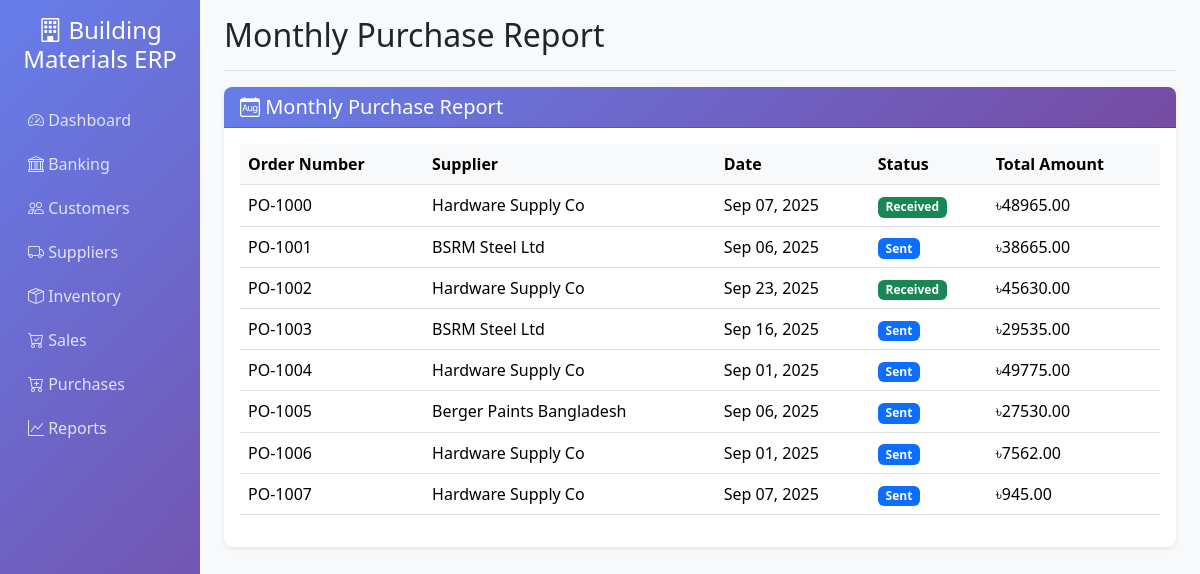
Screenshot of /purchases/reports/monthly/ with the database file from the repository.
### purchases/models.py (models this page shows, shortened)
class PurchaseOrder(models.Model):
    ORDER_STATUS = [
        ('draft', 'Draft'),
        ('sent', 'Sent'),
        ('received', 'Received'),
        ('cancelled', 'Cancelled'),
    ]
    order_number = models.CharField(max_length=50, unique=True)
    supplier = models.ForeignKey(Supplier, on_delete=models.CASCADE)
    order_date = models.DateField()
    expected_date = models.DateField()
    status = models.CharField(max_length=20, choices=ORDER_STATUS, default='draft')
    total_amount = models.DecimalField(max_digits=15, decimal_places=2, default=0)
    notes = models.TextField(blank=True)
    created_by = models.ForeignKey(User, on_delete=models.SET_NULL, null=True)
    created_at = models.DateTimeField(auto_now_add=True)
    updated_at = models.DateTimeField(auto_now=True)
    class Meta:
        verbose_name = "Purchase Order"
        verbose_name_plural = "Purchase Orders"

### suppliers/models.py (models this page shows, shortened)
class Supplier(models.Model):
    name = models.CharField(max_length=200)
    contact_person = models.CharField(max_length=100, blank=True)
    phone = models.CharField(max_length=20, blank=True)
    email = models.EmailField(blank=True)
    address = models.TextField(blank=True)
    city = models.CharField(max_length=100, blank=True)
    terms = models.TextField(blank=True)
    opening_balance = models.DecimalField(max_digits=15, decimal_places=2, default=0)
    current_balance = models.DecimalField(max_digits=15, decimal_places=2, default=0)
    is_active = models.BooleanField(default=True)
    created_at = models.DateTimeField(auto_now_add=True)
    updated_at = models.DateTimeField(auto_now=True)
    class Meta:
        verbose_name = "Supplier"
        verbose_name_plural = "Suppliers"

### purchases/views.py (the view)
# urls.py: path('reports/monthly/', views.PurchaseMonthlyReportView.as_view(), name='purchase_monthly_report'),
class PurchaseMonthlyReportView(ListView):
    model = PurchaseOrder
    template_name = 'purchases/purchase_monthly_report.html'
    context_object_name = 'reports'
    def get_queryset(self):
        from django.utils import timezone
        now = timezone.now()
        return PurchaseOrder.objects.filter(
            order_date__year=now.year,
            order_date__month=now.month
        )

### templates/purchases/purchase_monthly_report.html
{% extends 'base.html' %}
{% block page_title %}Monthly Purchase Report{% endblock %}
{% block content %}
<div class="row">
    <div class="col-12">
        <div class="card">
            <div class="card-header">
                <h5 class="mb-0">
                    <i class="bi bi-calendar-month"></i>
                    Monthly Purchase Report
                </h5>
            </div>
            <div class="card-body">
                {% if reports %}
                <div class="table-responsive">
                    <table class="table table-hover">
                        <thead>
                            <tr>
                                <th>Order Number</th>
                                <th>Supplier</th>
                                <th>Date</th>
                                <th>Status</th>
                                <th>Total Amount</th>
                            </tr>
                        </thead>
                        <tbody>
                            {% for order in reports %}
                            <tr>
                                <td>{{ order.order_number }}</td>
                                <td>{{ order.supplier.name }}</td>
                                <td>{{ order.order_date|date:"M d, Y" }}</td>
                                <td>
                                    <span class="badge bg-{% if order.status == 'received' %}success{% elif order.status == 'sent' %}primary{% else %}warning{% endif %}">
                                        {{ order.get_status_display }}
                                    </span>
                                </td>
                                <td>৳{{ order.total_amount|floatformat:2 }}</td>
                            </tr>
                            {% endfor %}
                        </tbody>
                    </table>
                </div>
                {% else %}
                <div class="text-center py-4">
                    <i class="bi bi-calendar-month text-muted" style="font-size: 3rem;"></i>
                    <p class="text-muted mt-3">No purchase orders found for this month.</p>
                </div>
                {% endif %}
            </div>
        </div>
    </div>
</div>
{% endblock %}

### templates/base.html (style rules this page uses)
.card { border: none; box-shadow: 0 0.125rem 0.25rem rgba(0, 0, 0, 0.075); border-radius: 0.5rem; }
.card-header { background: linear-gradient(135deg, #667eea 0%, #764ba2 100%); color: white; border-radius: 0.5rem 0.5rem 0 0 !important; }
.table th { background-color: #f8f9fa; border-top: none; }

### rows the page displays
PurchaseOrder: order_number "PO-1000", supplier.name "Hardware Supply Co", order_date "Sep 07, 2025", status "Received", total_amount "48965.00"
PurchaseOrder: order_number "PO-1001", supplier.name "BSRM Steel Ltd", order_date "Sep 06, 2025", status "Sent", total_amount "38665.00"
PurchaseOrder: order_number "PO-1002", supplier.name "Hardware Supply Co", order_date "Sep 23, 2025", status "Received", total_amount "45630.00"
PurchaseOrder: order_number "PO-1003", supplier.name "BSRM Steel Ltd", order_date "Sep 16, 2025", status "Sent", total_amount "29535.00"
PurchaseOrder: order_number "PO-1004", supplier.name "Hardware Supply Co", order_date "Sep 01, 2025", status "Sent", total_amount "49775.00"
PurchaseOrder: order_number "PO-1005", supplier.name "Berger Paints Bangladesh", order_date "Sep 06, 2025", status "Sent", total_amount "27530.00"
PurchaseOrder: order_number "PO-1006", supplier.name "Hardware Supply Co", order_date "Sep 01, 2025", status "Sent", total_amount "7562.00"
PurchaseOrder: order_number "PO-1007", supplier.name "Hardware Supply Co", order_date "Sep 07, 2025", status "Sent", total_amount "945.00"
